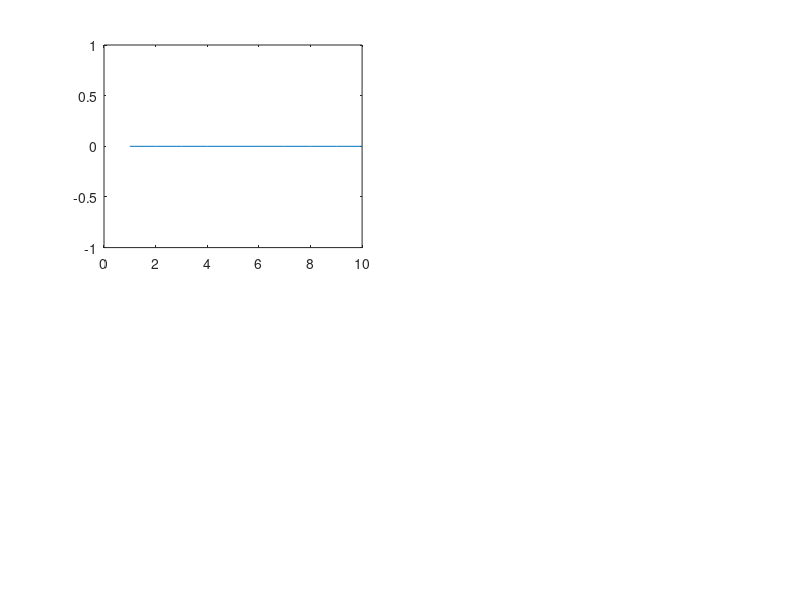

Recreate this plot in MATLAB. (Note: this script raises an error after producing the figure.)
%% Assignment 5 Scientific Programming for the Behavioral Sciences
% This script is designed to replicate a classic experiment in visual
% psychophysics (Hecht, Shlaer, and Pirenne, 1942). The paradigm is more
% complex in the original study and this is a simplified version testing
% the visual field.
% V1: 3/22/15
% Author:
% Email: 

%% 0 Init
clear all; %Emptying workspace
close all; %Closing all figures
clc; %clears the command window

%% 1 Experiment Display
h = figure('units','normalized','outerposition',[0 0 1 1],'color',[1 1 1],'Menu','none'); %creates a figure on a white background full screen
axis off %removes the axis
str = {'Welcome to the experiment!','Please focus at the dot at the center of the screen.','Please press the "." key any time you see another dot', 'appear to the right of the center dot.','If no dot is present to the right, please press the "," key.','To begin the experiment, press any key.'}; %displays this text, each phrase on a new line, and assigns it to a new viariable str.
text(0.15, 0.5, str,'Fontsize',35); %positions the text at the specified location in font size 20
if waitforbuttonpress == 1 %if any button on the keyboard is pressed
    clf %clear the figure
end %ends the if statement


%% 2 Experiment 1 - Detecting visula threshold at the right of center
temp = uint8(zeros(400,400,3)); %Create a dark stimulus matrix
temp1 = cell(10,1); %Create a cell that can hold 10 matrices
 
for ii = 1:10 %Filling temp1
    temp(200,200,:) = 255; %Inserting a fixation point
    temp(200,240,:) = (ii-1)*10; %Inserting a test point 40 pixels right
    %of it. Brightness range 0 to 90.
    temp1{ii} = temp; %Putting the respective modified matrix in cell
end %Done doing that

stimulusorder = randperm(200); %Creating a random order from 1 to 200.
%For the 200 trials. Allows to have
%a precisely equal number per condition.
stimulusorder = mod(stimulusorder,10); %Using the modulus function to
%create a range from 0 to 9. 20 each.
stimulusorder = stimulusorder + 1; %Now, the range is from 1 to 10, as
%desired.
peripheryscore = zeros(10,1); %Keeping score. How many stimuli were reported seen

for ii = 1:200 %200 trials, 20 per condition
    image(temp1{stimulusorder(1,ii)}) %Image the respective matrix. As
    %designated by stimulusorder
    ii %Give observer feedback about which trial we are in. No other feedback.
    pause; %Get the keypress
    temp2 = get(h,'CurrentCharacter'); %Get the keypress. ?.? for present,
    %?,? for absent.
    temp3 = strcmp('.', temp2); %Compare strings. If . (present), temp3 = 1,
    %otherwise 0.
    peripheryscore(stimulusorder(1,ii)) = peripheryscore(stimulusorder(1,ii)) + temp3; %Add up.
    % In the respective score sheet.
end %End the presentation of trials, after 200 have lapsed.
clf %clears figure

%% Experiment Transition

axis off %removes the axis
str = {'Great job! Part 1 is finished.','Please focus on the center of the screen.','Please press the "." key any time you see a white dot','appear at the center.','If no dot is present, please press the "," key.','To begin the experiment, press any key.'}; %displays this text, each phrase on a new line, and assigns it to a new viariable str.
text(0.15, 0.5, str,'Fontsize',35); %positions the text at the specified location in font size 20
pause(2)
if waitforbuttonpress == 1 %if any button on the keyboard is pressed
    clf %clear the figure
end %ends the if statement


%% 3 Experiment 2 - Detecting the threshold at the center of the screen

for ii = 1:10 %Filling temp1
    temp(200,240,:) = 0; %darkens previous fixation point at 40 pixels to black
    temp(200,200,:) = (ii-1)*10; %inserting test point at center
    %of it. Brightness range 0 to 90.
    temp1{ii} = temp; %Putting the respective modified matrix in cell
end %Done doing that


stimulusorder = randperm(200); %Creating a random order from 1 to 200.
%For the 200 trials. Allows to have
%a precisely equal number per condition.
stimulusorder = mod(stimulusorder,10); %Using the modulus function to
%create a range from 0 to 9. 20 each.
stimulusorder = stimulusorder + 1; %Now, the range is from 1 to 10, as
%desired.
centerscore = zeros(10,1); %Keeping score. How many stimuli were reported seen

for ii = 1:200 %200 trials, 20 per condition
    image(temp1{stimulusorder(1,ii)}) %Image the respective matrix. As
    %designated by stimulusorder
    ii %Give observer feedback about which trial we are in. No other feedback.
    pause; %Get the keypress
    temp2 = get(h,'CurrentCharacter'); %Get the keypress. ?.? for present,
    %?,? for absent.
    temp3 = strcmp('.', temp2); %Compare strings. If . (present), temp3 = 1,
    %otherwise 0.
    centerscore(stimulusorder(1,ii)) = centerscore(stimulusorder(1,ii)) + temp3; %Add up.
    % In the respective score sheet.
end %End the presentation of trials, after 200 have lapsed.
clf %clears figure

%% Experiment Transition

axis off %removes the axis
str = {'Great job! Part 2 is finished.','Please focus on the center of the screen.','Please press the "." key any time you see a green dot','appear at the center.','If no dot is present, please press the "," key.','To begin the experiment, press any key.'}; %displays this text, each phrase on a new line, and assigns it to a new viariable str.
text(0.15, 0.5, str,'Fontsize',35); %positions the text at the specified location in font size 20
pause(2)
if waitforbuttonpress == 1 %if any button on the keyboard is pressed
    clf %clear the figure
end %ends the if statement

%% 4.0 Experiment 3 - Detecting vision threshold for a green dot

for ii = 1:10 %Filling temp1
    temp(200,200,1) = 0; % turns off the red on a fixation point at center
    temp(200,200,3) = 0; % turns off the blue on a fixation point at center
    temp(200,200,2) = (ii-1)*10; %Inserting a test point at center in color green
    %of it. Brightness range 0 to 90.
    temp1{ii} = temp; %Putting the respective modified matrix in cell
end %Done doing that


stimulusorder = randperm(200); %Creating a random order from 1 to 200.
%For the 200 trials. Allows to have
%a precisely equal number per condition.
stimulusorder = mod(stimulusorder,10); %Using the modulus function to
%create a range from 0 to 9. 20 each.
stimulusorder = stimulusorder + 1; %Now, the range is from 1 to 10, as
%desired.
greenscore = zeros(10,1); %Keeping score. How many stimuli were reported seen

for ii = 1:200 %200 trials, 20 per condition
    image(temp1{stimulusorder(1,ii)}) %Image the respective matrix. As
    %designated by stimulusorder
    ii %Give observer feedback about which trial we are in. No other feedback.
    pause; %Get the keypress
    temp2 = get(h,'CurrentCharacter'); %Get the keypress. ?.? for present,
    %?,? for absent.
    temp3 = strcmp('.', temp2); %Compare strings. If . (present), temp3 = 1,
    %otherwise 0.
    greenscore(stimulusorder(1,ii)) = greenscore(stimulusorder(1,ii)) + temp3; %Add up.
    % In the respective score sheet.
end %End the presentation of trials, after 200 have lapsed.
clf %clears figure

%% Experiment Transition

axis off %removes the axis
str = {'Great job! Part 3 is finished.','Please focus on the center of the screen.','Please press the "." key any time you see a red dot','appear at the center.','If no dot is present, please press the "," key.','To begin the experiment, press any key.'}; %displays this text, each phrase on a new line, and assigns it to a new viariable str.
text(0.15, 0.5, str,'Fontsize',35); %positions the text at the specified location in font size 20
pause(2)
if waitforbuttonpress == 1 %if any button on the keyboard is pressed
    clf %clear the figure
end %ends the if statement

%% 4.1 Experiment 3 - Detecting vision threshold for a red dot

for ii = 1:10 %Filling temp1
    temp(200,200,2) = 0; % turns off the green at center
    temp(200,200,3) = 0; % turns off the blue at center
    temp(200,200,1) = (ii-1)*10; %Inserting a test point at center in color red
    %of it. Brightness range 0 to 90.
    temp1{ii} = temp; %Putting the respective modified matrix in cell
end %Done doing that


stimulusorder = randperm(200); %Creating a random order from 1 to 200.
%For the 200 trials. Allows to have
%a precisely equal number per condition.
stimulusorder = mod(stimulusorder,10); %Using the modulus function to
%create a range from 0 to 9. 20 each.
stimulusorder = stimulusorder + 1; %Now, the range is from 1 to 10, as
%desired.
redscore = zeros(10,1); %Keeping score. How many stimuli were reported seen

for ii = 1:200 %200 trials, 20 per condition
    image(temp1{stimulusorder(1,ii)}) %Image the respective matrix. As
    %designated by stimulusorder
    ii %Give observer feedback about which trial we are in. No other feedback.
    pause; %Get the keypress
    temp2 = get(h,'CurrentCharacter'); %Get the keypress. ?.? for present,
    %?,? for absent.
    temp3 = strcmp('.', temp2); %Compare strings. If . (present), temp3 = 1,
    %otherwise 0.
    redscore(stimulusorder(1,ii)) = redscore(stimulusorder(1,ii)) + temp3; %Add up.
    % In the respective score sheet.
end %End the presentation of trials, after 200 have lapsed.
clf %clears figure

%% Experiment Transition

axis off %removes the axis
str = {'Great job! Part 4 is finished.','Please focus on the center of the screen.','Please press the "." key any time you see a blue dot','appear at the center.','If no dot is present, please press the "," key.','To begin the experiment, press any key.'}; %displays this text, each phrase on a new line, and assigns it to a new viariable str.
text(0.15, 0.5, str,'Fontsize',35); %positions the text at the specified location in font size 20
pause(2)
if waitforbuttonpress == 1 %if any button on the keyboard is pressed
    clf %clear the figure
end %ends the if statement

%% 4.2 Experiment 3 - Detecting vision threshold for a blue dot

for ii = 1:10 %Filling temp1
    temp(200,200,2) = 0; % turns off the green at center
    temp(200,200,1) = 0; % turns off the red at center
    temp(200,200,3) = (ii-1)*10; %Inserting a test point at center in color blue
    %of it. Brightness range 0 to 90.
    temp1{ii} = temp; %Putting the respective modified matrix in cell
end %Done doing that


stimulusorder = randperm(200); %Creating a random order from 1 to 200.
%For the 200 trials. Allows to have
%a precisely equal number per condition.
stimulusorder = mod(stimulusorder,10); %Using the modulus function to
%create a range from 0 to 9. 20 each.
stimulusorder = stimulusorder + 1; %Now, the range is from 1 to 10, as
%desired.
bluescore = zeros(10,1); %Keeping score. How many stimuli were reported seen

for ii = 1:200 %200 trials, 20 per condition
    image(temp1{stimulusorder(1,ii)}) %Image the respective matrix. As
    %designated by stimulusorder
    ii %Give observer feedback about which trial we are in. No other feedback.
    pause; %Get the keypress
    temp2 = get(h,'CurrentCharacter'); %Get the keypress. ?.? for present,
    %?,? for absent.
    temp3 = strcmp('.', temp2); %Compare strings. If . (present), temp3 = 1,
    %otherwise 0.
    bluescore(stimulusorder(1,ii)) = bluescore(stimulusorder(1,ii)) + temp3; %Add up.
    % In the respective score sheet.
end %End the presentation of trials, after 200 have lapsed.
clf %clears figure

%% Experiment Transition

axis off %removes the axis
str = {'Great job! Part 5 is finished.','You will now see two dots.','One to the left and one at the center.','Please focus on the dot at the center of the screen.','Another dot will appear to the right occasionally.','Please press the "." key if the right dot is brighter','than the dot to the left of center.','Please press the "," key if the right dot is dimmer','than the dot to the left of center.','To begin the experiment, press any key.'}; %displays this text, each phrase on a new line, and assigns it to a new viariable str.
text(0.15, 0.5, str,'Fontsize',35); %positions the text at the specified location in font size 20
pause(2)
if waitforbuttonpress == 1 %if any button on the keyboard is pressed
    clf %clear the figure
end %ends the if statement

%% 5 Experiment 4 - Detecting the relative threshold of two dots

for ii = 1:10 %Filling temp1
    temp(200,200,:) = 255; %Inserting a fixation point
    temp(200,160,:) = 127.5; %Inserting a test point 40 pixels left
    temp(200,240,:) = (ii-1)*10; %Inserting a test point 40 pixels right
    %of it. Brightness range 0 to 90.
    temp1{ii} = temp; %Putting the respective modified matrix in cell
end %Done doing that

stimulusorder = randperm(200); %Creating a random order from 1 to 200.
%For the 200 trials. Allows to have
%a precisely equal number per condition.
stimulusorder = mod(stimulusorder,10); %Using the modulus function to
%create a range from 0 to 9. 20 each.
stimulusorder = stimulusorder + 1; %Now, the range is from 1 to 10, as
%desired.
relativescoredimmer = zeros(10,1); %Keeping score. How many dimmer stimuli were reported seen
relativescorebrighter = zeros(10,1); %Keeping score. How many brighter stimuli were reported seen

for ii = 1:200 %200 trials, 20 per condition
    image(temp1{stimulusorder(1,ii)}) %Image the respective matrix. As
    %designated by stimulusorder
    ii %Give observer feedback about which trial we are in. No other feedback.
    pause; %Get the keypress
    temp2 = get(h,'CurrentCharacter'); %Get the keypress. ?.? for present,
    %?,? for absent.
    if strcmp('.', temp2) == 1; %Compare strings. If . record correct response
        relativescorebrighter(stimulusorder(1,ii)) = relativescorebrighter(stimulusorder(1,ii)) + 1; %Add up.
        % In the respective score sheet.
    elseif strcmp(',', temp2) == 1; %Compare strings. If , record correct response
        relativescoredimmer(stimulusorder(1,ii)) = relativescoredimmer(stimulusorder(1,ii)) + 1; %Add up.
        % In the respsective score sheet.
    end
end %End the presentation of trials, after 200 have lapsed.
clf % clear figure
close % close figure

%% 6 Calculating Probabilities for Each Outcome

% Calculates the probability of each outcome by dividing the number of
% responses for each trial by the number of possible responses in each
% trial.

probcenterscore = centerscore./20;
probperipheryscore = peripheryscore./20;
probgreenscore = greenscore./20;
probbluescore = bluescore./20;
probredscore = redscore./20;
probrelscorebrighter = relativescorebrighter./20;
probrelscoredimmer = relativescoredimmer./20;

%% 7 Plotting

% Plots graphs as three subplots, full screen, and commentary in the fourth
% subplot. The first graph is between periphery and center conditions. The
% second graph is between color conditions. The third graph is between
% relative brightness and dimness levels. Each graph has it's own legend
% and each data set has its own color. X-axis labels were also created in
% addition to the labels for each axis and titles in each graph. Legends
% are included for each one as well.

labels = [0 10 20 30 40 50 60 70 80 90]; % labels for x-axis
figure('units','normalized','outerposition',[0 0 1 1],'color',[1 1 1],'Menu','none'); % fullscreen
subplot(2,2,1)
x = 1:10;
y1 = probperipheryscore;
h1 = plot(x,y1);
h1.Color = [0.3 0.8 0];
hold on
y2 = probcenterscore;
h2 = plot(x,y2);
h2.Color = 'm';
hold on
ylim([0 1]);
set(gca,'XTick',1:length(labels));
set(gca,'XTickLabel',labels);
ylabel('Probability Reported Seen')
xlabel('Brightness')
title('Periphery vs. Center Scores')
l1 = legend([h1 h2], 'Periphery Score','Center Score','Location','northwest');
box off

subplot(2,2,2)
x = 1:10;
y3 = probredscore;
h3 = plot(x,y3);
h3.Color = 'r';
hold on
y4 = probgreenscore;
h4 = plot(x,y4);
h4.Color = 'g';
hold on
y5 = probbluescore;
h5 = plot(x,y5);
h5.Color = 'b';
hold on
ylim([0 1]);
set(gca,'XTick',1:length(labels));
set(gca,'XTickLabel',labels);
ylabel('Probability Reported Seen')
xlabel('Brightness')
title('Red vs. Green vs. Blue Scores')
l2 = legend([h3 h4 h5], 'Red Score','Green Score','Blue Score','Location','northwest');
box off

subplot(2,2,3)
x = 1:10;
y6 = probrelscorebrighter;
h6 = plot(x,y6);
h6.Color = 'c';
hold on
y7 = probrelscoredimmer;
h7 = plot(x,y7);
h7.Color = [1 0.5 0.5];
hold on
ylim([0 1]);
set(gca,'XTick',1:length(labels));
set(gca,'XTickLabel',labels);
ylabel('Probability Reported Seen')
xlabel('Brightness')
title('Relative Brightness vs. Relative Dimness Score')
l3 = legend([h6 h7], 'Relative Brightness Score','Relative Dimness Score','Location','northwest');
box off

subplot(2,2,4)
axis off
box off
str = {'The threshold is higher for periphery scores than center scores.','The threshold is consistently highest for green scores, less high for red relative to green,','and lowest for the blue.','The relative threshold depends on the absolute brightness values of the dots.','When the brightness difference is greater between the left dot and right dot,','the more likely we are to distinguish the two stimuli.'}; %displays this text, each phrase on a new line, and assigns it to a new viariable str.
text(0.15, 0.5, str,'Fontsize',12);


